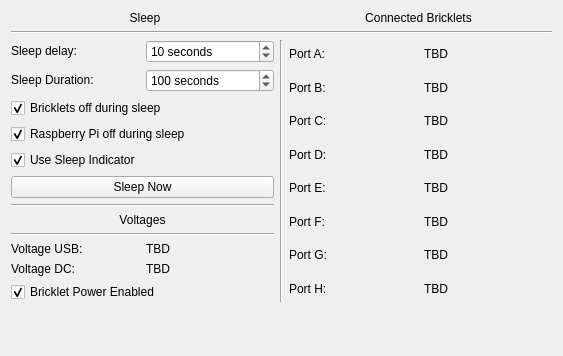
<?xml version="1.0" encoding="UTF-8"?>
<ui version="4.0">
 <class>HAT</class>
 <widget class="QWidget" name="HAT">
  <property name="geometry">
   <rect>
    <x>0</x>
    <y>0</y>
    <width>563</width>
    <height>356</height>
   </rect>
  </property>
  <property name="windowTitle">
   <string>Form</string>
  </property>
  <layout class="QVBoxLayout" name="verticalLayout">
   <item>
    <layout class="QHBoxLayout" name="horizontalLayout_2">
     <item>
      <widget class="QLabel" name="label_21">
       <property name="text">
        <string>Sleep</string>
       </property>
       <property name="alignment">
        <set>Qt::AlignCenter</set>
       </property>
      </widget>
     </item>
     <item>
      <widget class="QLabel" name="label_22">
       <property name="text">
        <string>Connected Bricklets</string>
       </property>
       <property name="alignment">
        <set>Qt::AlignCenter</set>
       </property>
      </widget>
     </item>
    </layout>
   </item>
   <item>
    <widget class="Line" name="line_4">
     <property name="orientation">
      <enum>Qt::Horizontal</enum>
     </property>
    </widget>
   </item>
   <item>
    <layout class="QHBoxLayout" name="horizontalLayout">
     <item>
      <layout class="QHBoxLayout" name="horizontalLayout_4">
       <item>
        <layout class="QGridLayout" name="gridLayout_3">
         <item row="1" column="1">
          <widget class="QSpinBox" name="spinbox_sleep_duration">
           <property name="suffix">
            <string notr="true"> seconds</string>
           </property>
           <property name="prefix">
            <string notr="true"/>
           </property>
           <property name="minimum">
            <number>1</number>
           </property>
           <property name="maximum">
            <number>100000</number>
           </property>
           <property name="value">
            <number>100</number>
           </property>
          </widget>
         </item>
         <item row="0" column="1">
          <widget class="QSpinBox" name="spinbox_sleep_delay">
           <property name="specialValueText">
            <string notr="true"/>
           </property>
           <property name="suffix">
            <string notr="true"> seconds</string>
           </property>
           <property name="prefix">
            <string notr="true"/>
           </property>
           <property name="minimum">
            <number>1</number>
           </property>
           <property name="maximum">
            <number>1000000</number>
           </property>
           <property name="value">
            <number>10</number>
           </property>
          </widget>
         </item>
         <item row="1" column="0">
          <widget class="QLabel" name="label_15">
           <property name="sizePolicy">
            <sizepolicy hsizetype="Minimum" vsizetype="Fixed">
             <horstretch>0</horstretch>
             <verstretch>0</verstretch>
            </sizepolicy>
           </property>
           <property name="text">
            <string>Sleep Duration:</string>
           </property>
          </widget>
         </item>
         <item row="0" column="0">
          <widget class="QLabel" name="label_13">
           <property name="sizePolicy">
            <sizepolicy hsizetype="Minimum" vsizetype="Fixed">
             <horstretch>0</horstretch>
             <verstretch>0</verstretch>
            </sizepolicy>
           </property>
           <property name="text">
            <string>Sleep delay:</string>
           </property>
          </widget>
         </item>
         <item row="3" column="0" colspan="2">
          <widget class="QCheckBox" name="checkbox_rpi_off">
           <property name="text">
            <string>Raspberry Pi off during sleep</string>
           </property>
           <property name="checked">
            <bool>true</bool>
           </property>
          </widget>
         </item>
         <item row="2" column="0" colspan="2">
          <widget class="QCheckBox" name="checkbox_bricklets_off">
           <property name="text">
            <string>Bricklets off during sleep</string>
           </property>
           <property name="checked">
            <bool>true</bool>
           </property>
          </widget>
         </item>
         <item row="5" column="0" colspan="2">
          <widget class="QPushButton" name="button_sleep">
           <property name="text">
            <string>Sleep Now</string>
           </property>
          </widget>
         </item>
         <item row="4" column="0" colspan="2">
          <widget class="QCheckBox" name="checkbox_sleep_indicator">
           <property name="text">
            <string>Use Sleep Indicator</string>
           </property>
           <property name="checked">
            <bool>true</bool>
           </property>
          </widget>
         </item>
         <item row="10" column="1">
          <widget class="QLabel" name="label_voltage_dc">
           <property name="text">
            <string>TBD</string>
           </property>
          </widget>
         </item>
         <item row="9" column="1">
          <widget class="QLabel" name="label_voltage_usb">
           <property name="text">
            <string>TBD</string>
           </property>
          </widget>
         </item>
         <item row="7" column="0" colspan="2">
          <widget class="QLabel" name="label_23">
           <property name="text">
            <string>Voltages</string>
           </property>
           <property name="alignment">
            <set>Qt::AlignCenter</set>
           </property>
          </widget>
         </item>
         <item row="9" column="0">
          <widget class="QLabel" name="label">
           <property name="text">
            <string>Voltage USB:</string>
           </property>
          </widget>
         </item>
         <item row="11" column="0" colspan="2">
          <widget class="QCheckBox" name="bricklet_power_checkbox">
           <property name="text">
            <string>Bricklet Power Enabled</string>
           </property>
           <property name="checked">
            <bool>true</bool>
           </property>
          </widget>
         </item>
         <item row="10" column="0">
          <widget class="QLabel" name="label_2">
           <property name="text">
            <string>Voltage DC:</string>
           </property>
          </widget>
         </item>
         <item row="6" column="0" colspan="2">
          <widget class="Line" name="line_5">
           <property name="orientation">
            <enum>Qt::Horizontal</enum>
           </property>
          </widget>
         </item>
         <item row="8" column="0" colspan="2">
          <widget class="Line" name="line">
           <property name="orientation">
            <enum>Qt::Horizontal</enum>
           </property>
          </widget>
         </item>
        </layout>
       </item>
      </layout>
     </item>
     <item>
      <widget class="Line" name="line_2">
       <property name="orientation">
        <enum>Qt::Vertical</enum>
       </property>
      </widget>
     </item>
     <item>
      <layout class="QGridLayout" name="gridLayout_4">
       <item row="6" column="1">
        <widget class="QLabel" name="port_e">
         <property name="text">
          <string>TBD</string>
         </property>
        </widget>
       </item>
       <item row="2" column="0">
        <widget class="QLabel" name="label_8">
         <property name="text">
          <string>Port A:</string>
         </property>
        </widget>
       </item>
       <item row="3" column="0">
        <widget class="QLabel" name="label_9">
         <property name="text">
          <string>Port B:</string>
         </property>
        </widget>
       </item>
       <item row="4" column="0">
        <widget class="QLabel" name="label_14">
         <property name="text">
          <string>Port C:</string>
         </property>
        </widget>
       </item>
       <item row="5" column="0">
        <widget class="QLabel" name="label_16">
         <property name="text">
          <string>Port D:</string>
         </property>
        </widget>
       </item>
       <item row="6" column="0">
        <widget class="QLabel" name="label_17">
         <property name="text">
          <string>Port E:</string>
         </property>
        </widget>
       </item>
       <item row="7" column="0">
        <widget class="QLabel" name="label_18">
         <property name="text">
          <string>Port F:</string>
         </property>
        </widget>
       </item>
       <item row="9" column="0">
        <widget class="QLabel" name="label_20">
         <property name="text">
          <string>Port H:</string>
         </property>
        </widget>
       </item>
       <item row="8" column="0">
        <widget class="QLabel" name="label_19">
         <property name="text">
          <string>Port G:</string>
         </property>
        </widget>
       </item>
       <item row="2" column="1">
        <widget class="QLabel" name="port_a">
         <property name="text">
          <string>TBD</string>
         </property>
        </widget>
       </item>
       <item row="3" column="1">
        <widget class="QLabel" name="port_b">
         <property name="text">
          <string>TBD</string>
         </property>
        </widget>
       </item>
       <item row="4" column="1">
        <widget class="QLabel" name="port_c">
         <property name="text">
          <string>TBD</string>
         </property>
        </widget>
       </item>
       <item row="5" column="1">
        <widget class="QLabel" name="port_d">
         <property name="text">
          <string>TBD</string>
         </property>
        </widget>
       </item>
       <item row="7" column="1">
        <widget class="QLabel" name="port_f">
         <property name="text">
          <string>TBD</string>
         </property>
        </widget>
       </item>
       <item row="8" column="1">
        <widget class="QLabel" name="port_g">
         <property name="text">
          <string>TBD</string>
         </property>
        </widget>
       </item>
       <item row="9" column="1">
        <widget class="QLabel" name="port_h">
         <property name="text">
          <string>TBD</string>
         </property>
        </widget>
       </item>
      </layout>
     </item>
    </layout>
   </item>
   <item>
    <spacer name="verticalSpacer">
     <property name="orientation">
      <enum>Qt::Vertical</enum>
     </property>
     <property name="sizeHint" stdset="0">
      <size>
       <width>20</width>
       <height>40</height>
      </size>
     </property>
    </spacer>
   </item>
  </layout>
 </widget>
 <resources/>
 <connections/>
</ui>
